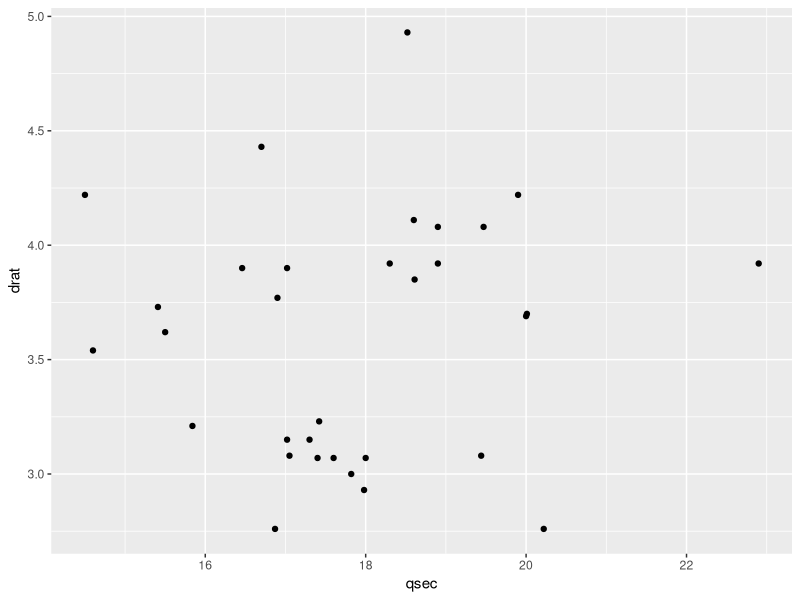

The R script that drew this image:
## ---- chunk 1
knitr::opts_chunk$set(fig.retina = 2.5)
options(width = 100)
## ---- chunk 2
library(tidyverse)

mtcars %>% 
  ggplot(aes(x = qsec, y = drat)) +
  geom_point()
